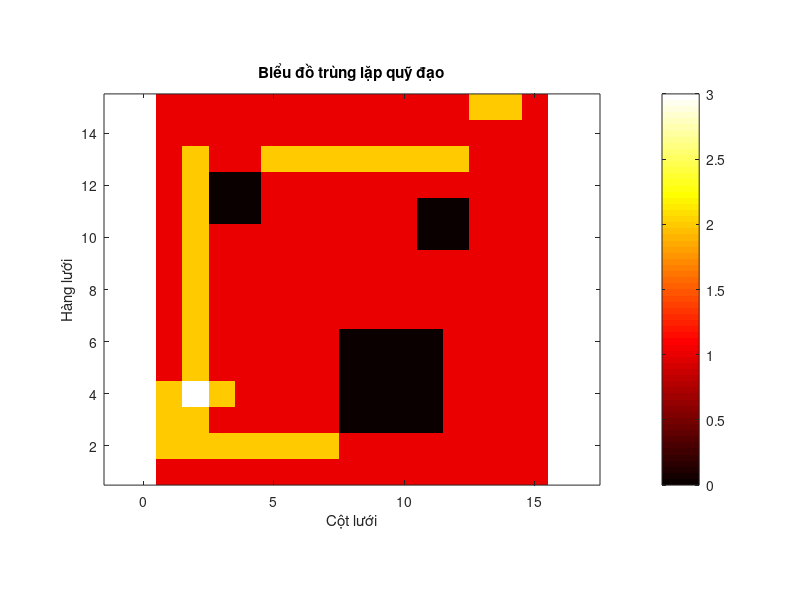

This chart was generated by the following MATLAB code:
data = csvread('heatmap_data.csv');

% 2. Vẽ biểu đồ nhiệt figure;
imagesc(data);

% 3. Lật trục Y để khớp tọa độ thực tế(hàng 0 ở dưới)
        set(gca, 'YDir', 'normal');
axis equal;
axis tight;

colormap(hot);
colorbar;
xlabel('Cột lưới');
ylabel('Hàng lưới');
title('Biểu đồ trùng lặp quỹ đạo');
